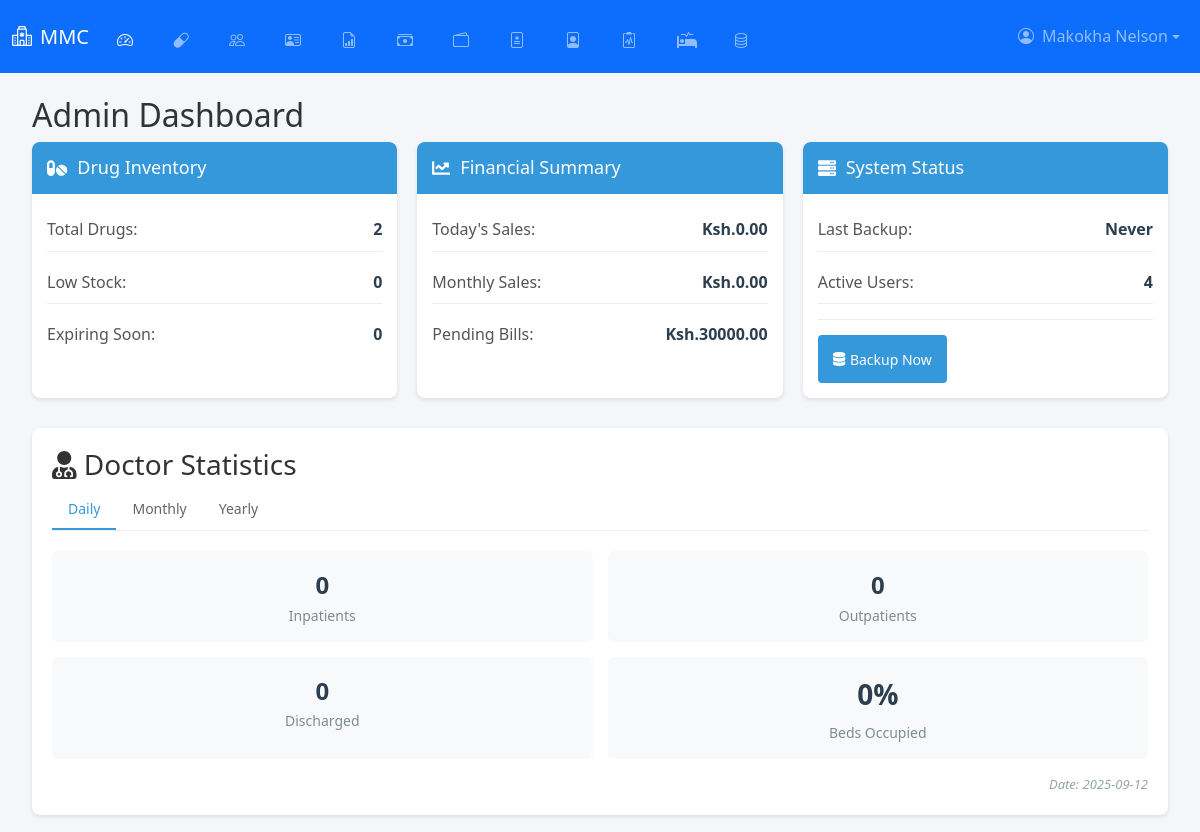
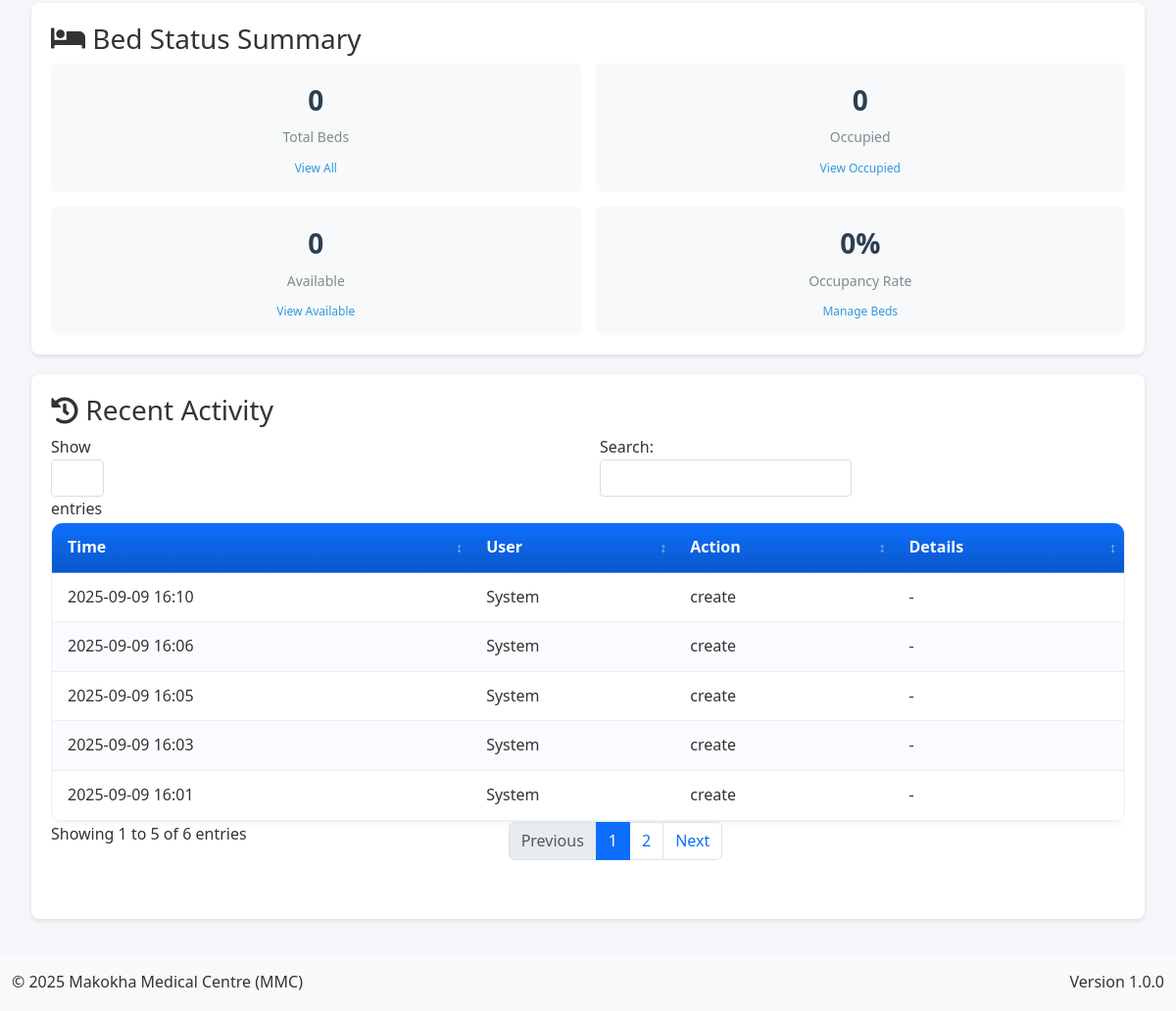
Page /admin (signed in) on the earlier database version (2 pictures, top to bottom).
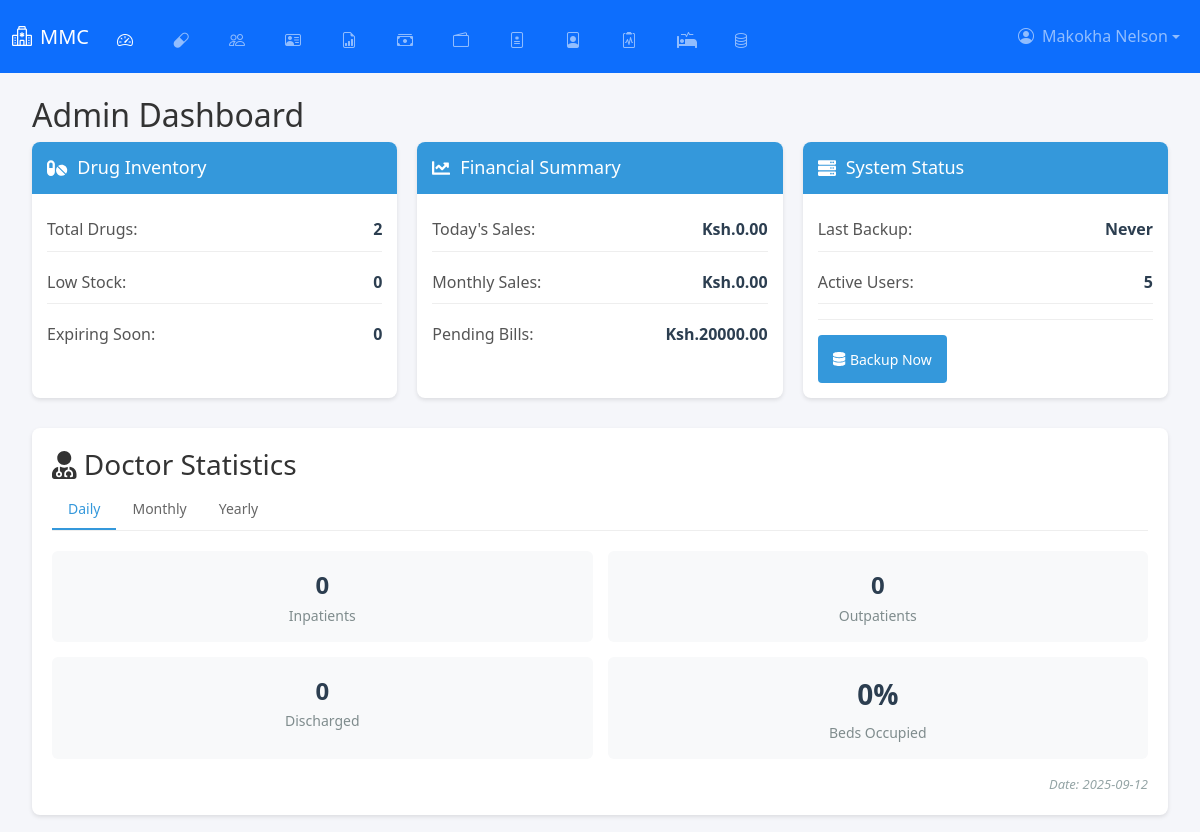
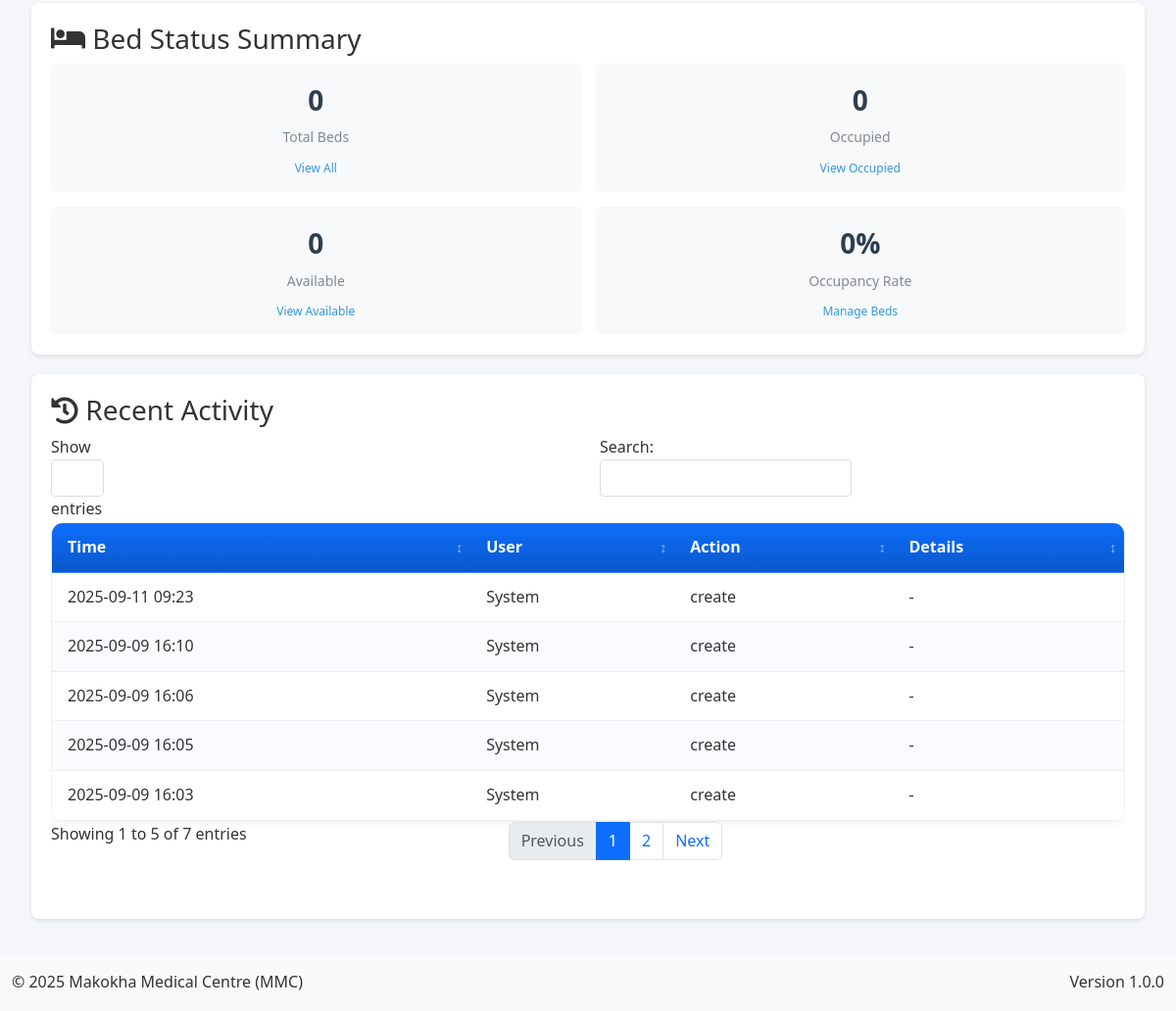
Same page on the later database version (2 pictures, top to bottom).
### app.py (models this page shows, shortened)
class AuditLog(db.Model):
    __tablename__ = 'audit_logs'
    id = db.Column(db.Integer, primary_key=True)
    user_id = db.Column(db.Integer, db.ForeignKey('user.id'), nullable=False)
    action = db.Column(db.String(50), nullable=False)
    table_name = db.Column(db.String(50))  # Tracks which table was affected
    record_id = db.Column(db.Integer)      # ID of the affected record
    description = db.Column(db.String(255))  # For backward compatibility
    changes = db.Column(db.JSON)           # Structured change data
    old_values = db.Column(db.JSON)        # Previous values before change
    new_values = db.Column(db.JSON)        # Values after change
    ip_address = db.Column(db.String(50))  # IP address of the requester
    created_at = db.Column(db.DateTime, default=lambda: datetime.now(timezone.utc))
    user = db.relationship('User', backref='audit_log_entries')

### app.py (the view)
@app.route('/admin')
@login_required
def admin_dashboard():
    if current_user.role != 'admin':
        flash('Unauthorized access', 'danger')
        return redirect(url_for('home'))
    try:
        total_drugs = db.session.query(func.count(Drug.id)).scalar()
        low_stock = db.session.query(func.count(Drug.id)).filter(
            Drug.stocked_quantity - Drug.sold_quantity < 10
        ).scalar()
        expiring_soon = db.session.query(func.count(Drug.id)).filter(
            Drug.expiry_date <= date.today() + timedelta(days=30)
        ).scalar()
        today_sales = db.session.query(func.sum(Sale.total_amount)).filter(
            func.date(Sale.created_at) == date.today()
        ).scalar() or 0
        monthly_sales = db.session.query(func.sum(Sale.total_amount)).filter(
            func.strftime('%Y-%m', Sale.created_at) == datetime.now().strftime('%Y-%m')
        ).scalar() or 0
        pending_bills = db.session.query(func.sum(Debtor.amount_owed)).scalar() or 0
        last_backup = BackupRecord.query.filter_by(status='completed')\
            .order_by(BackupRecord.timestamp.desc()).first()
        last_backup_time = last_backup.timestamp if last_backup else 'Never'
        backup_stats = {
            'total_backups': BackupRecord.query.count(),
            'successful_backups': BackupRecord.query.filter_by(status='completed').count(),
            'failed_backups': BackupRecord.query.filter_by(status='failed').count(),
            'total_size_mb': db.session.query(
                func.coalesce(func.sum(BackupRecord.size_bytes), 0) / (1024 * 1024)
            ).scalar()
        }
        active_users = db.session.query(func.count(User.id)).filter_by(is_active=True).scalar()
        daily_stats = get_doctor_stats('daily')
        monthly_stats = get_doctor_stats('monthly')
        yearly_stats = get_doctor_stats('yearly')
        recent_activity = db.session.query(
            AuditLog.id,
            AuditLog.action,
            AuditLog.created_at.label('created_at'),
            literal('audit').label('type')
        ).union_all(
            db.session.query(
                BackupRecord.id,
                literal('backup').label('action'),
                BackupRecord.timestamp.label('created_at'),
                literal('backup').label('type')
            )
        ).order_by(text('created_at')).limit(10).all()
        return render_template('admin/dashboard.html',
            total_drugs=total_drugs,
            low_stock=low_stock,
            expiring_soon=expiring_soon,
            today_sales=today_sales,
            monthly_sales=monthly_sales,
            pending_bills=pending_bills,
            last_backup_time=last_backup_time,
            backup_stats=backup_stats,
            active_users=active_users,
            daily_stats=daily_stats,
            monthly_stats=monthly_stats,
            yearly_stats=yearly_stats,
            recent_activity=recent_activity
        )
    except Exception as e:
        app.logger.error(f"Error in admin dashboard: {str(e)}")
        flash('An error occurred while loading the dashboard', 'danger')
        return redirect(url_for('home'))

### app.py (called while the page is built, shortened)
@app.before_request
def initialize_data():
    global _first_request
    if not _first_request:
        return

@app.context_processor
def inject_current_date():
    return {'current_date': date.today().strftime('%Y-%m-%d')}

@app.context_processor
def inject_csrf_token():
    return dict(csrf_token=generate_csrf)

def get_total_beds():
    return Bed.query.count()

def get_available_beds():
    return Bed.query.filter_by(status='available').count()

def get_occupied_beds():
    return Bed.query.filter_by(status='occupied').count()

    @login_manager.user_loader
    def load_user(user_id):
        return db.session.get(User, int(user_id))

### templates/admin/dashboard.html (shortened to what the changed rows need)
{% extends "base.html" %}
{% block content %}
<div class="content">
    <div class="section-content active" id="dashboard-section">
        <h2>Admin Dashboard</h2>
        <div class="dashboard-widgets">
            <div class="widget">
            </div>
            <div class="widget">
                <div class="widget-body">
                    <div class="widget-item">
                        <span class="widget-label">Pending Bills:</span>
                        <span class="widget-value">Ksh.{{ "%.2f"|format(pending_bills) }}</span>
                    </div>
                </div>
            </div>
            <div class="widget">
                <div class="widget-body">
                    <div class="widget-item">
                        <span class="widget-label">Active Users:</span>
                        <span class="widget-value">{{ active_users }}</span>
                    </div>
                </div>
            </div>
        </div>
        <div class="doctor-stats-section">
            <h3><i class="fas fa-user-md"></i> Doctor Statistics</h3>
            <div class="timeframe-tabs">
            </div>
            <div id="daily-stats" class="timeframe-content active">
            </div>
        </div>
        <div class="bed-status-section">
            <h3><i class="fas fa-bed"></i> Bed Status Summary</h3>
            <div class="bed-stats-grid">
            </div>
        </div>
        <div class="recent-activity">
            <h3><i class="fas fa-history"></i> Recent Activity</h3>
            <table class="activity-table">
                <thead>
                    <tr>
                        <th>Time</th>
                        <th>User</th>
                        <th>Action</th>
                        <th>Details</th>
                    </tr>
                </thead>
                <tbody>
                    {% for log in recent_activity %}
                    <tr>
                        <td>{{ log.created_at.strftime('%Y-%m-%d %H:%M') }}</td>
                        <td>{{ log.user.username if log.user else 'System' }}</td>
                        <td>{{ log.action }}</td>
                        <td>
                            {% if log.table_name and log.record_id %}
                                {{ log.table_name }} #{{ log.record_id }}
                            {% else %}
                                -
                            {% endif %}
                        </td>
                    </tr>
                    {% endfor %}
                </tbody>
            </table>
        </div>
    </div>
</div>
{% endblock %}

Differences in the rows shown:
no longer on this page (row unchanged): AuditLog: created_at "2025-09-09 16:01", user "System", action "create"
added AuditLog: created_at "2025-09-11 09:23", user "System", action "create"
Other differences:
{{ "%.2f"|format(pending_bills) }}: "30000.00" → "20000.00"
{{ active_users }}: "4" → "5"
text written by a page script: "Show entries Search: Showing 1 to 5 of 6 entries Previous 1 2 Next" → "Show entries Search: Showing 1 to 5 of 7 entries Previous 1 2 Next"
